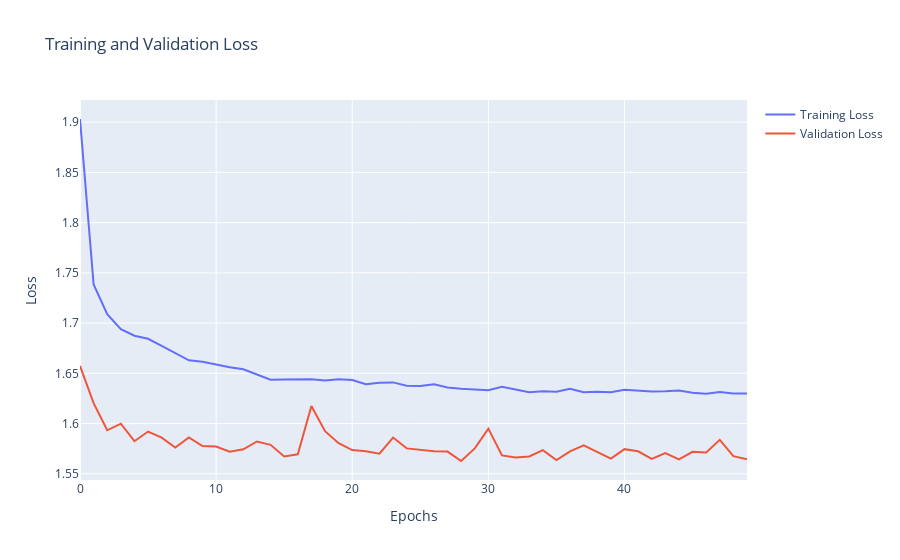

Notebook source saved alongside this figure:
### Code cell
fig = go.Figure(data=[
    go.Scatter(y=history["loss"], name="Training Loss", mode="lines"),
    go.Scatter(y=history["val_loss"], name="Validation Loss", mode="lines")
])
fig.update_layout(title="Training and Validation Loss", xaxis_title="Epochs", yaxis_title="Loss")
fig.show()

### Figure 1 — Plotly figure (JSON) as saved in the notebook; plotly's stock layout.template omitted (floating-point values rounded to 4 significant figures)
{"data": [{"mode": "lines", "name": "Training Loss", "type": "scatter", "y": [1.903, 1.738, 1.709, 1.694, 1.687, 1.684, 1.677, 1.67, 1.663, 1.662, 1.659, 1.656, 1.654, 1.649, 1.644, 1.644, 1.644, 1.644, 1.643, 1.644, 1.643, 1.639, 1.641, 1.641, 1.638, 1.637, 1.639, 1.636, 1.635, 1.634, 1.633, 1.637, 1.634, 1.631, 1.632, 1.632, 1.635, 1.631, 1.632, 1.631, 1.634, 1.633, 1.632, 1.632, 1.633, 1.631, 1.63, 1.631, 1.63, 1.63]}, {"mode": "lines", "name": "Validation Loss", "type": "scatter", "y": [1.657, 1.62, 1.593, 1.6, 1.582, 1.592, 1.586, 1.576, 1.586, 1.578, 1.577, 1.572, 1.574, 1.582, 1.579, 1.567, 1.569, 1.618, 1.592, 1.581, 1.574, 1.572, 1.57, 1.586, 1.575, 1.574, 1.572, 1.572, 1.563, 1.575, 1.595, 1.568, 1.566, 1.567, 1.574, 1.564, 1.572, 1.578, 1.572, 1.565, 1.575, 1.572, 1.565, 1.571, 1.564, 1.572, 1.571, 1.584, 1.568, 1.564]}], "layout": {"title": {"text": "Training and Validation Loss"}, "xaxis": {"title": {"text": "Epochs"}}, "yaxis": {"title": {"text": "Loss"}}}}
